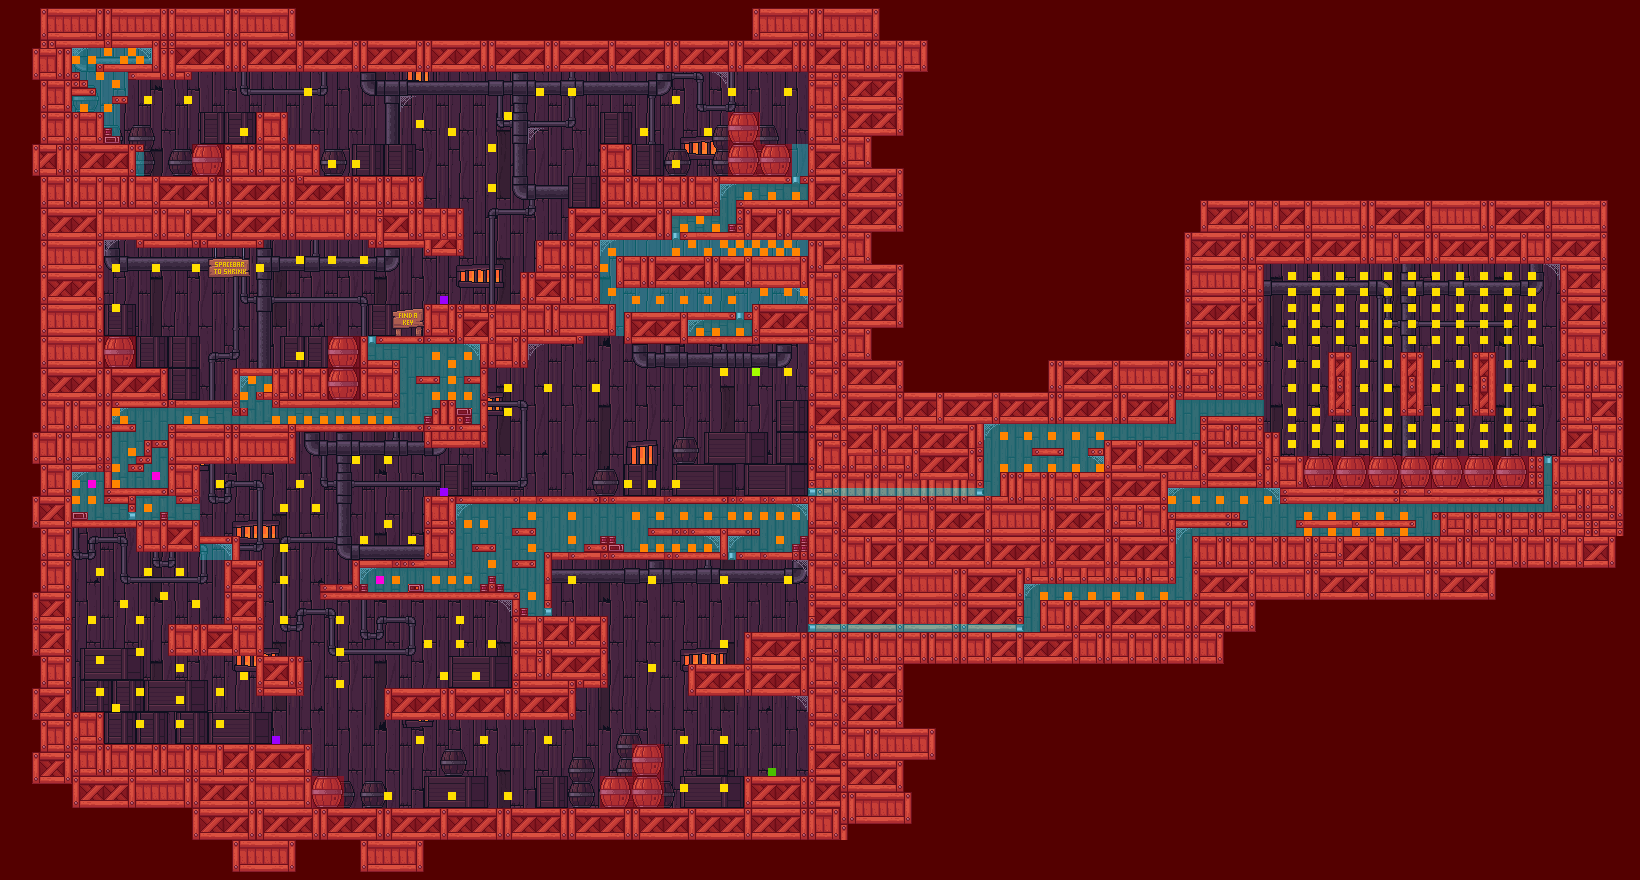

A 2D game scene composited from a Tiled map and its tileset images. What follows is a short description and the map's XML, with each tile layer's data collapsed to a summary:
An orthogonal 205x110 tile map with 8x8 px tiles, 6 tile layers (BG1, BG2, platforms, overlay, ...).

<map version="1.0" orientation="orthogonal" width="205" height="110" tilewidth="8" tileheight="8">
 <tileset firstgid="1" name="Nook-Tileset" tilewidth="8" tileheight="8">
  <image source="Nook-Tileset.png" width="512" height="512" />
 </tileset>
 <layer name="BG1" width="205" height="110">
  <data>[22550 cells, 22550 non-empty, 896 distinct tile ids]</data>
 </layer>
 <layer name="BG2" width="205" height="110">
  <data>[22550 cells, 2086 non-empty, 109 distinct tile ids]</data>
 </layer>
 <layer name="platforms" width="205" height="110">
  <data>[22550 cells, 16647 non-empty, 291 distinct tile ids]</data>
 </layer>
 <layer name="overlay" width="205" height="110">
  <data>[22550 cells, 299 non-empty, 90 distinct tile ids]</data>
 </layer>
 <layer name="Collision" width="205" height="110" opacity="0.33">
  <data>[22550 cells, 16813 non-empty, 2 distinct tile ids]</data>
 </layer>
 <layer name="Objects" width="205" height="110">
  <data>[22550 cells, 333 non-empty, 6 distinct tile ids]</data>
 </layer>
</map>